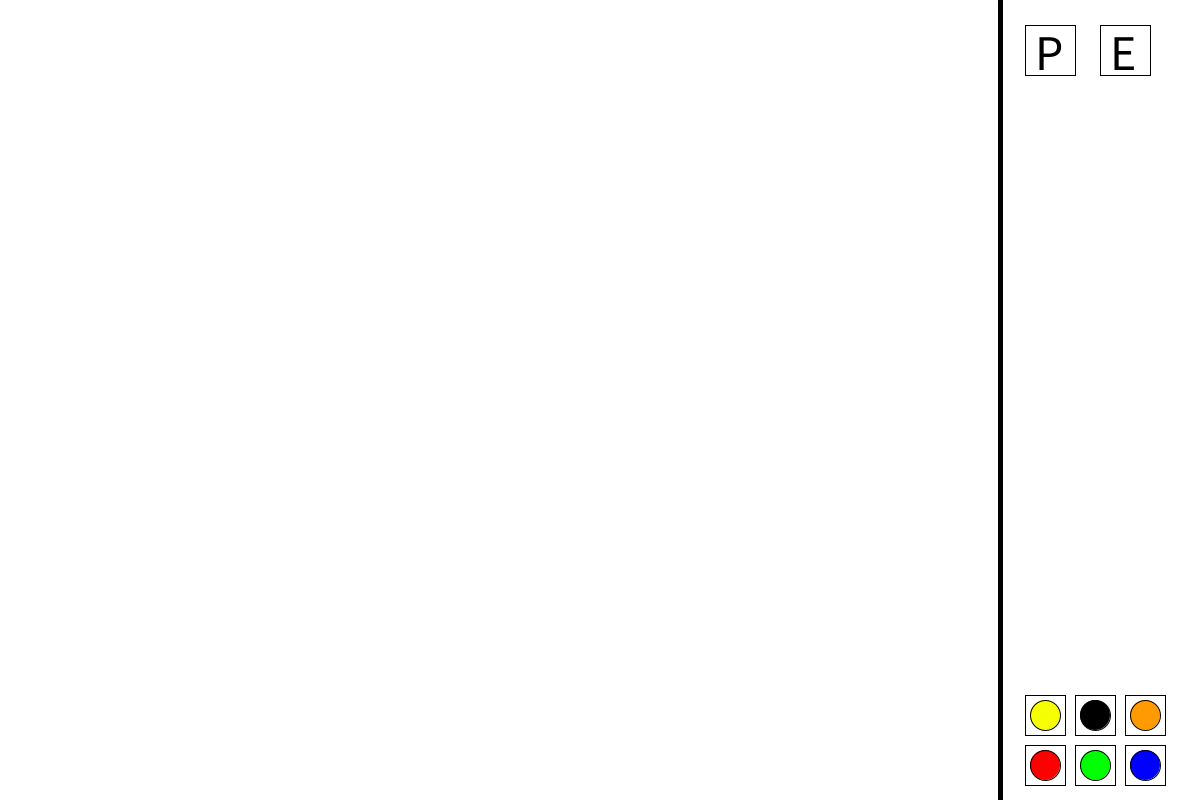
Frame 1 (no input)
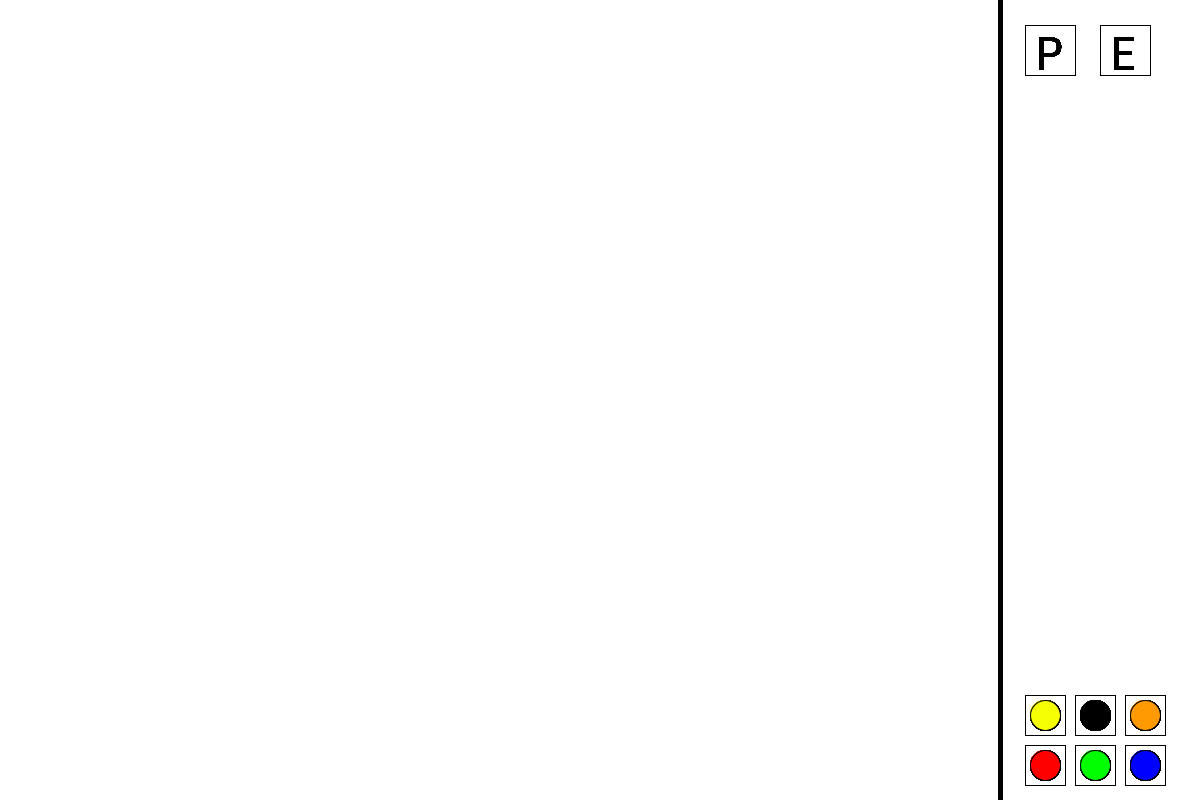
Frame 60 (the mouse pressed at the canvas centre just before this capture)
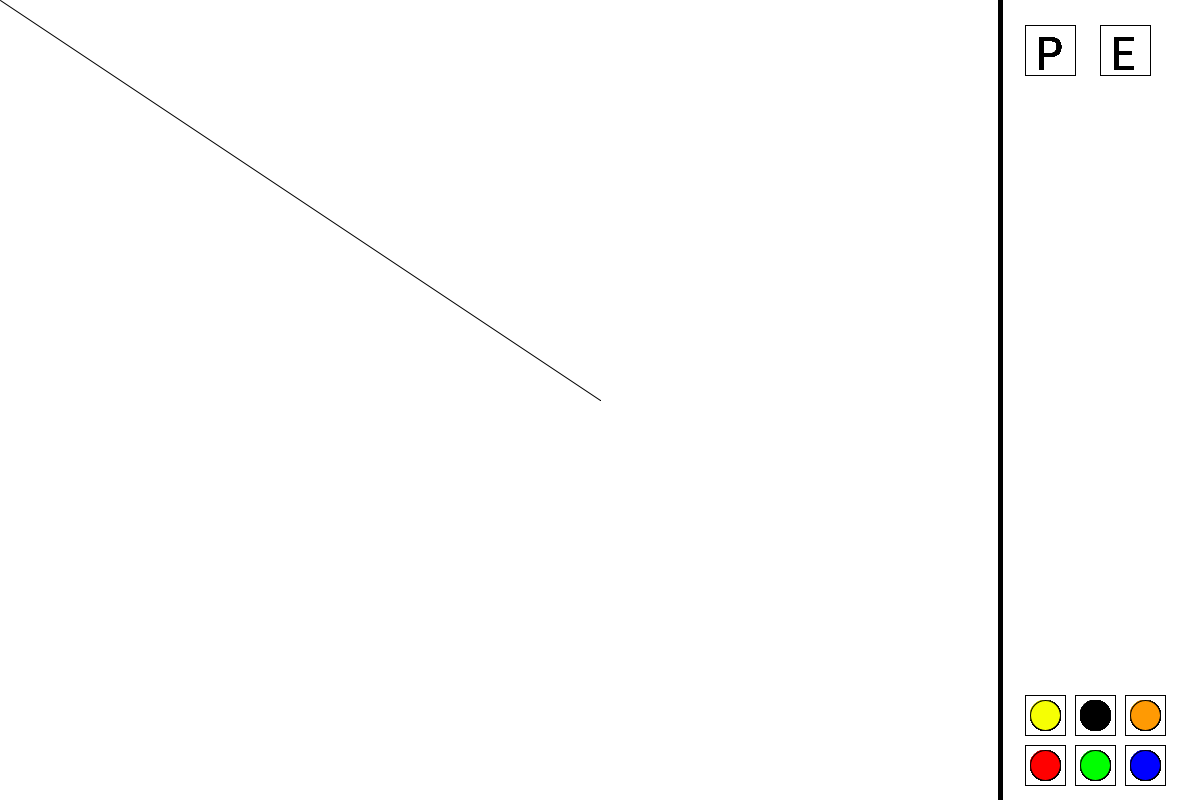
Frame 120 (the mouse held since frame 60 and released just before this capture)

The Processing sketch that drew these frames (run headless with seeded random() and noise(); from frame 60 on, the mouse is pressed at the canvas centre):

// Processing sketch: CS_Drawing_V1_0_0
// ── CS_Drawing_V1_0_0.pde
int tool = 0;
int red = 0;
int green = 0;
int blue = 0;

void setup() {
 size(1200,800);
 background(255);
 textSize(50);
}

void draw() {
  //Tools
    pencil();
    eraser();
  //Buttons
    design();
    pencilButton();
    eraserButton();
    colorSelector();
}

//------------Tools----------------

void pencil(){
  stroke(red,green,blue);
  strokeWeight(1);
  if(mousePressed && tool == 0){
    line(mouseX, mouseY, pmouseX, pmouseY);
 }
}

void eraser(){
   strokeWeight(5);
   if(mousePressed && tool == 1){
     stroke(255);
     noFill();
     rect(mouseX,mouseY,10,10);
   }
}

//-----------Buttons--------------------

void design(){
  strokeWeight(5);
  stroke(0);
  line(1000,0,1000,800);
}

void pencilButton(){
    strokeWeight(1);
    stroke(0);
    noFill();
    rect(1025,25,50,50);
    fill(0);
    text("P", 1035,70);
    if(mousePressed && mouseX > 1025 && mouseX < 1075 && mouseY > 25 && mouseY < 75){
      tool = 0;
    }
}

void eraserButton(){
  strokeWeight(1);
  stroke(0);
  noFill();
  rect(1100,25,50,50);
  fill(0);
  text("E",1110,70);
  if(mousePressed && mouseX > 1110 && mouseX < 1150 && mouseY > 25 && mouseY < 75){
    tool = 1;
  }
}

void colorSelector(){
  //All of them
  strokeWeight(1);
  stroke(0);
  //Red button
  noFill();
  rect(1025,745,40,40);
  fill(255,0,0);
  ellipse(1045,765,30,30);
  if(mousePressed && mouseX > 1025 && mouseX < 1065 && mouseY > 745 && mouseY < 785){
    red = 255;
    green = 0;
    blue = 0;
  }
  //Green button
  noFill();
  rect(1075,745,40,40);
  fill(0,255,0);
  ellipse(1095,765,30,30);
  if(mousePressed && mouseX > 1075 && mouseX < 1115 && mouseY > 745 && mouseY < 785){
    red = 0;
    green = 255;
    blue = 0;
  }
  //Blue button
  noFill();
  rect(1125,745,40,40);
  fill(0,0,255);
  ellipse(1145,765,30,30);
  if(mousePressed && mouseX > 1125 && mouseX < 1165 && mouseY > 745 && mouseY < 785){
    red = 0;
    green = 0;
    blue = 255;
  }
  //Yellow button
  noFill();
  rect(1025,695,40,40);
  fill(246,255,3);
  ellipse(1045,715,30,30);
  if(mousePressed && mouseX > 1025 && mouseX < 1065 && mouseY > 695 && mouseY < 735){
    red = 246;
    green = 255;
    blue = 3;
  }
  //Black button
  noFill();
  rect(1075,695,40,40);
  fill(0,0,0);
  ellipse(1095,715,30,30);
  if(mousePressed && mouseX > 1075 && mouseX < 1115 && mouseY > 695 && mouseY < 735){
    red = 0;
    green = 0;
    blue = 0;
  }
  //Orange button
  noFill();
  rect(1125,695,40,40);
  fill(255,154,3);
  ellipse(1145,715,30,30);
  if(mousePressed && mouseX > 1125 && mouseX < 1165 && mouseY > 695 && mouseY < 735){
    red = 255;
    green = 154;
    blue = 3;
  }
}
